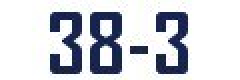
#> input picture test1.jpg, 120 x 40 px (shown 2 times larger)
$ python imgtostr.py
#> lines starting #> are read from the running program, lines starting #| are printed output that depends on the picture
from PIL import Image
f=Image.open("./test1.jpg")
#> f is the input picture: PIL image 120x40 RGB; mean R, G, B 204.9, 207.9, 215.1

for i in range(0,4):
	f.crop((20+20*i,0,40+20*i,40)).save("test{}.jpg".format(i+1))
#> this loop made 4 passes
#> pass 1, `f.crop((20+20*i,0,40+20*i,40)).save("test{}.jpg".format(i+1))`:
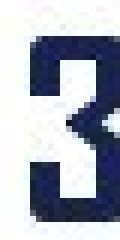
#> saved as test1.jpg: PIL image 20x40 RGB (shown 6 times larger); mean R, G, B 170.8, 175.6, 188.2
#> pass 2, `f.crop((20+20*i,0,40+20*i,40)).save("test{}.jpg".format(i+1))`:
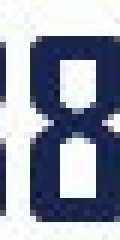
#> saved as test2.jpg: PIL image 20x40 RGB (shown 6 times larger); mean R, G, B 148.6, 155.2, 171.4


# [51 lines of commented-out code are left out]
